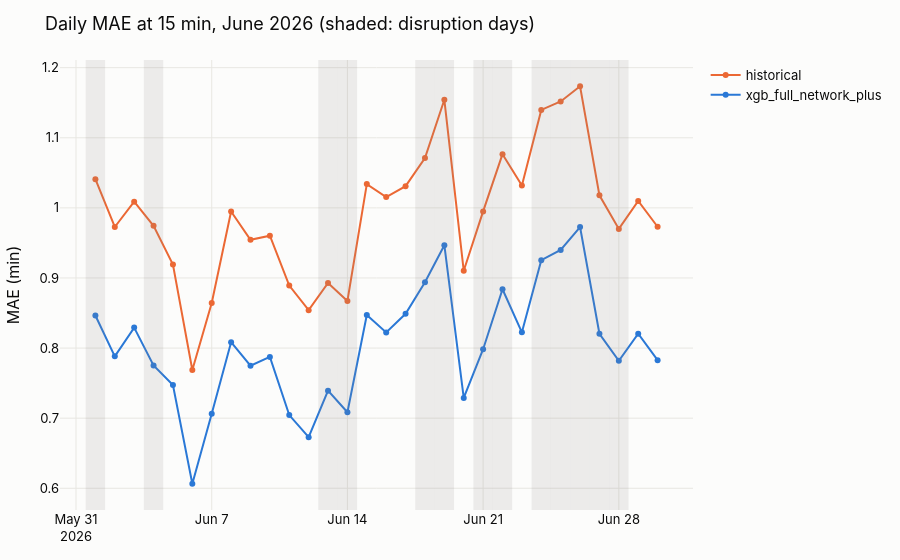

Notebook source saved alongside this figure:
### Code cell
# 3.4 Day by day at 15 min: MAE of historical and champion, disruption days marked
d = common[common["horizon_min"] == 15]
daily = d.groupby("operating_day").apply(lambda g: pd.Series({
    "historical": np.mean(np.abs(g["delta_min"] - g["pred_historical"])),
    "xgb_full_network_plus": np.mean(np.abs(g["delta_min"] - g["pred_xgb_full_network_plus"])),
    "disruption": g["is_disruption_day"].iloc[0]}), include_groups=False).reset_index()
fig = px.line(daily.melt(id_vars=["operating_day", "disruption"], var_name="model", value_name="mae"),
              x="operating_day", y="mae", color="model", markers=True,
              color_discrete_map={"historical": SERIES[1], "xgb_full_network_plus": SERIES[0]},
              title="Daily MAE at 15 min, June 2026 (shaded: disruption days)")
for day in daily.loc[daily["disruption"].astype(bool), "operating_day"]:
    fig.add_vrect(x0=pd.Timestamp(day) - pd.Timedelta(hours=12), x1=pd.Timestamp(day) + pd.Timedelta(hours=12),
                  fillcolor=GRAY, opacity=0.15, line_width=0)
fig.update_layout(yaxis_title="MAE (min)", xaxis_title=None, legend_title=None)
fig.show()

### Figure 1 — Plotly figure (JSON) as saved in the notebook; plotly's stock layout.template omitted (floating-point values rounded to 4 significant figures)
{"data": [{"hovertemplate": "model=historical<br>operating_day=%{x}<br>mae=%{y}<extra></extra>", "legendgroup": "historical", "line": {"color": "#eb6834", "dash": "solid"}, "marker": {"symbol": "circle"}, "mode": "lines+markers", "name": "historical", "orientation": "v", "showlegend": true, "type": "scatter", "x": ["2026-06-01T00:00:00.000000", "2026-06-02T00:00:00.000000", "2026-06-03T00:00:00.000000", "2026-06-04T00:00:00.000000", "2026-06-05T00:00:00.000000", "2026-06-06T00:00:00.000000", "2026-06-07T00:00:00.000000", "2026-06-08T00:00:00.000000", "2026-06-09T00:00:00.000000", "2026-06-10T00:00:00.000000", "2026-06-11T00:00:00.000000", "2026-06-12T00:00:00.000000", "2026-06-13T00:00:00.000000", "2026-06-14T00:00:00.000000", "2026-06-15T00:00:00.000000", "2026-06-16T00:00:00.000000", "2026-06-17T00:00:00.000000", "2026-06-18T00:00:00.000000", "2026-06-19T00:00:00.000000", "2026-06-20T00:00:00.000000", "2026-06-21T00:00:00.000000", "2026-06-22T00:00:00.000000", "2026-06-23T00:00:00.000000", "2026-06-24T00:00:00.000000", "2026-06-25T00:00:00.000000", "2026-06-26T00:00:00.000000", "2026-06-27T00:00:00.000000", "2026-06-28T00:00:00.000000", "2026-06-29T00:00:00.000000", "2026-06-30T00:00:00.000000"], "xaxis": "x", "y": [1.041, 0.9727, 1.009, 0.9745, 0.9191, 0.7688, 0.8642, 0.9949, 0.9545, 0.9603, 0.8891, 0.8541, 0.8929, 0.8673, 1.034, 1.015, 1.031, 1.071, 1.154, 0.9103, 0.995, 1.077, 1.032, 1.14, 1.152, 1.174, 1.018, 0.97, 1.01, 0.9731], "yaxis": "y"}, {"hovertemplate": "model=xgb_full_network_plus<br>operating_day=%{x}<br>mae=%{y}<extra></extra>", "legendgroup": "xgb_full_network_plus", "line": {"color": "#2a78d6", "dash": "solid"}, "marker": {"symbol": "circle"}, "mode": "lines+markers", "name": "xgb_full_network_plus", "orientation": "v", "showlegend": true, "type": "scatter", "x": ["2026-06-01T00:00:00.000000", "2026-06-02T00:00:00.000000", "2026-06-03T00:00:00.000000", "2026-06-04T00:00:00.000000", "2026-06-05T00:00:00.000000", "2026-06-06T00:00:00.000000", "2026-06-07T00:00:00.000000", "2026-06-08T00:00:00.000000", "2026-06-09T00:00:00.000000", "2026-06-10T00:00:00.000000", "2026-06-11T00:00:00.000000", "2026-06-12T00:00:00.000000", "2026-06-13T00:00:00.000000", "2026-06-14T00:00:00.000000", "2026-06-15T00:00:00.000000", "2026-06-16T00:00:00.000000", "2026-06-17T00:00:00.000000", "2026-06-18T00:00:00.000000", "2026-06-19T00:00:00.000000", "2026-06-20T00:00:00.000000", "2026-06-21T00:00:00.000000", "2026-06-22T00:00:00.000000", "2026-06-23T00:00:00.000000", "2026-06-24T00:00:00.000000", "2026-06-25T00:00:00.000000", "2026-06-26T00:00:00.000000", "2026-06-27T00:00:00.000000", "2026-06-28T00:00:00.000000", "2026-06-29T00:00:00.000000", "2026-06-30T00:00:00.000000"], "xaxis": "x", "y": [0.8465, 0.7882, 0.8292, 0.7753, 0.7473, 0.6065, 0.7062, 0.8084, 0.7749, 0.7874, 0.7044, 0.6728, 0.7392, 0.7085, 0.8472, 0.8224, 0.8489, 0.8938, 0.9468, 0.7289, 0.7984, 0.884, 0.8224, 0.9254, 0.94, 0.9727, 0.8205, 0.782, 0.8204, 0.7828], "yaxis": "y"}], "layout": {"legend": {"title": {}, "tracegroupgap": 0}, "shapes": [{"fillcolor": "#8a8984", "line": {"width": 0}, "opacity": 0.15, "type": "rect", "x0": "2026-05-31T12:00:00", "x1": "2026-06-01T12:00:00", "xref": "x", "y0": 0, "y1": 1, "yref": "y domain"}, {"fillcolor": "#8a8984", "line": {"width": 0}, "opacity": 0.15, "type": "rect", "x0": "2026-06-03T12:00:00", "x1": "2026-06-04T12:00:00", "xref": "x", "y0": 0, "y1": 1, "yref": "y domain"}, {"fillcolor": "#8a8984", "line": {"width": 0}, "opacity": 0.15, "type": "rect", "x0": "2026-06-12T12:00:00", "x1": "2026-06-13T12:00:00", "xref": "x", "y0": 0, "y1": 1, "yref": "y domain"}, {"fillcolor": "#8a8984", "line": {"width": 0}, "opacity": 0.15, "type": "rect", "x0": "2026-06-13T12:00:00", "x1": "2026-06-14T12:00:00", "xref": "x", "y0": 0, "y1": 1, "yref": "y domain"}, {"fillcolor": "#8a8984", "line": {"width": 0}, "opacity": 0.15, "type": "rect", "x0": "2026-06-17T12:00:00", "x1": "2026-06-18T12:00:00", "xref": "x", "y0": 0, "y1": 1, "yref": "y domain"}, {"fillcolor": "#8a8984", "line": {"width": 0}, "opacity": 0.15, "type": "rect", "x0": "2026-06-18T12:00:00", "x1": "2026-06-19T12:00:00", "xref": "x", "y0": 0, "y1": 1, "yref": "y domain"}, {"fillcolor": "#8a8984", "line": {"width": 0}, "opacity": 0.15, "type": "rect", "x0": "2026-06-20T12:00:00", "x1": "2026-06-21T12:00:00", "xref": "x", "y0": 0, "y1": 1, "yref": "y domain"}, {"fillcolor": "#8a8984", "line": {"width": 0}, "opacity": 0.15, "type": "rect", "x0": "2026-06-21T12:00:00", "x1": "2026-06-22T12:00:00", "xref": "x", "y0": 0, "y1": 1, "yref": "y domain"}, {"fillcolor": "#8a8984", "line": {"width": 0}, "opacity": 0.15, "type": "rect", "x0": "2026-06-23T12:00:00", "x1": "2026-06-24T12:00:00", "xref": "x", "y0": 0, "y1": 1, "yref": "y domain"}, {"fillcolor": "#8a8984", "line": {"width": 0}, "opacity": 0.15, "type": "rect", "x0": "2026-06-24T12:00:00", "x1": "2026-06-25T12:00:00", "xref": "x", "y0": 0, "y1": 1, "yref": "y domain"}, {"fillcolor": "#8a8984", "line": {"width": 0}, "opacity": 0.15, "type": "rect", "x0": "2026-06-25T12:00:00", "x1": "2026-06-26T12:00:00", "xref": "x", "y0": 0, "y1": 1, "yref": "y domain"}, {"fillcolor": "#8a8984", "line": {"width": 0}, "opacity": 0.15, "type": "rect", "x0": "2026-06-26T12:00:00", "x1": "2026-06-27T12:00:00", "xref": "x", "y0": 0, "y1": 1, "yref": "y domain"}, {"fillcolor": "#8a8984", "line": {"width": 0}, "opacity": 0.15, "type": "rect", "x0": "2026-06-27T12:00:00", "x1": "2026-06-28T12:00:00", "xref": "x", "y0": 0, "y1": 1, "yref": "y domain"}], "title": {"text": "Daily MAE at 15 min, June 2026 (shaded: disruption days)"}, "xaxis": {"anchor": "y", "domain": [0, 1], "title": {}}, "yaxis": {"anchor": "x", "domain": [0, 1], "title": {"text": "MAE (min)"}}}}
